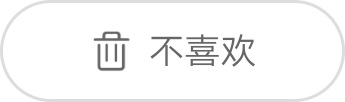
#> input picture search3.jpg, 345 x 102 px
$ python '趣头条.py'
#> lines starting #> are read from the running program, lines starting #| are printed output that depends on the picture
# 趣头条刷阅读
import cv2
import time
import os
import random
from sys import exit

# 浏览时间
seeTime = 30 * 4
# 当前时间
current = 0
# 下滑次数
downTicks = 3
# 当前点击项
currentClick = 0
# 检索图
imgSearch3 = cv2.imread("search3.jpg", 0)
#> imgSearch3 is the input picture: shape (102, 345); min 96, max 255, mean 246.7
imgSearch4 = cv2.imread("search4.jpg", 0)
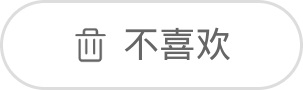
#> input picture search4.jpg, 303 x 90 px
#> imgSearch4 is the input picture: shape (90, 303); min 93, max 255, mean 244.1
imgSearch5 = cv2.imread("search5.jpg", 0)
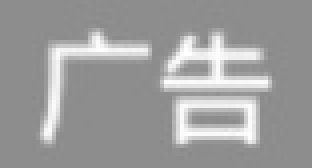
#> input picture search5.jpg, 78 x 42 px (shown 4 times larger)
#> imgSearch5 is the input picture: shape (42, 78); min 137, max 255, mean 157.1
imgSearch6 = cv2.imread("search6.jpg", 0)
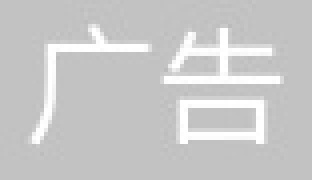
#> input picture search6.jpg, 78 x 45 px (shown 4 times larger)
#> imgSearch6 is the input picture: shape (45, 78); min 187, max 255, mean 201.1

# 分析search.jpg位置
# [42 lines left out: function findsearch, not called in this run]


# [29 lines of commented-out code are left out]
while True:
    # 记录开始时间
    start = time.time()
    # 每间隔1s循环向下/向上翻页，持续固定时长X
#> (the run stopped early here; a loop or call above may not have finished)
